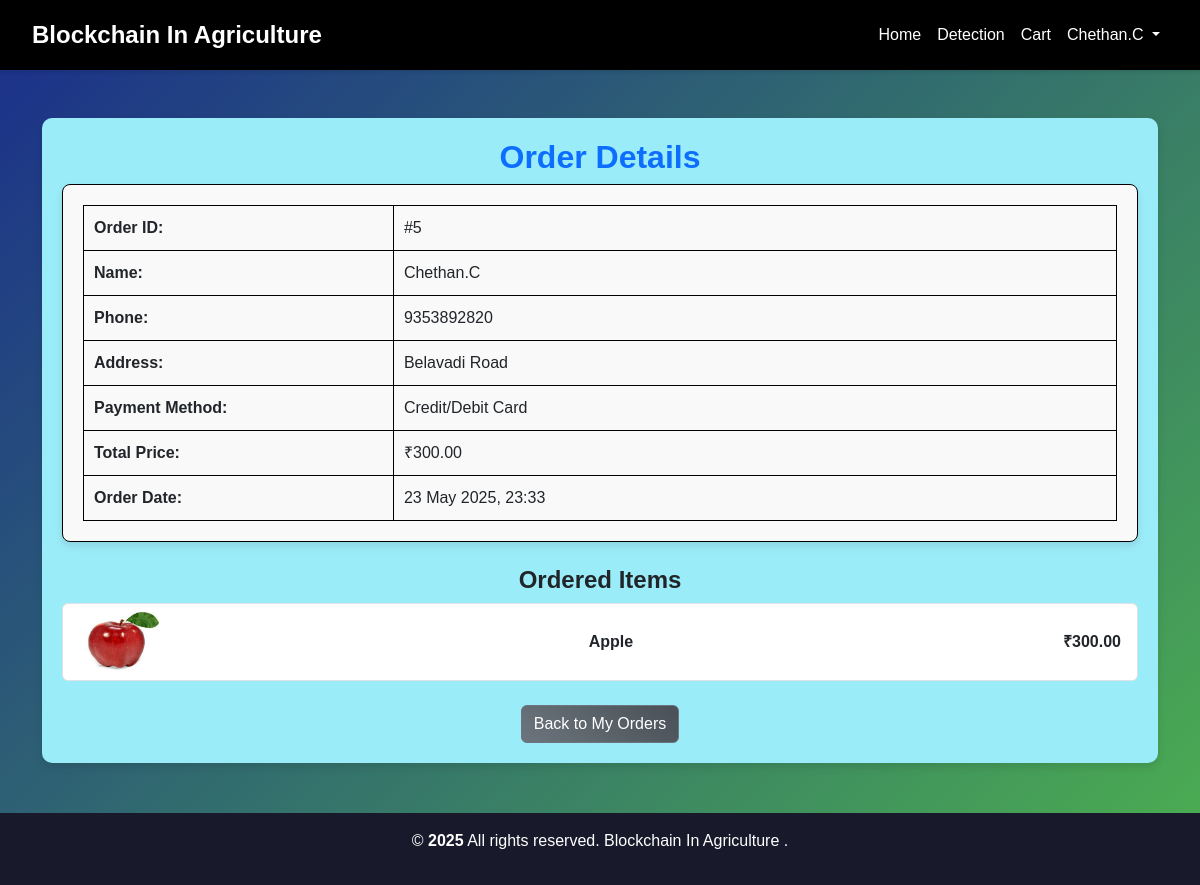
Page /myorder?order_id=5 (signed in) on the committed database.
### tables this page shows
CREATE TABLE `modern_new_orders` (
  `id` int(11) NOT NULL,
  `user_id` int(11) NOT NULL,
  `total_price` decimal(10,2) NOT NULL,
  `name` varchar(255) NOT NULL,
  `address` text NOT NULL,
  `phone` varchar(15) NOT NULL,
  `payment_method` varchar(50) NOT NULL,
  `status` varchar(50) DEFAULT 'Pending',
  `created_at` datetime DEFAULT current_timestamp()
);

CREATE TABLE `modern_new_order_items` (
  `id` int(11) NOT NULL,
  `order_id` int(11) NOT NULL,
  `product_id` int(11) NOT NULL,
  `price` decimal(10,2) NOT NULL,
  `quantity` int(11) DEFAULT 1
);

CREATE TABLE `modern_new_products` (
  `id` int(11) NOT NULL,
  `title` varchar(255) NOT NULL,
  `price` decimal(10,2) NOT NULL,
  `description` text NOT NULL,
  `image_path` varchar(255) DEFAULT NULL,
  `created_at` timestamp NOT NULL DEFAULT current_timestamp()
);

### myorder.php (the view, shortened to what this page needs)
<?php
include 'db.php';
$user_id = $_SESSION['user_id'];
if (isset($_GET['order_id'])) {
    $order_id = $_GET['order_id'];
    $order_sql = "SELECT * FROM modern_new_orders WHERE id = ? AND user_id = ?";
    $stmt = $conn->prepare($order_sql);
    $stmt->bind_param("ii", $order_id, $user_id);
    $stmt->execute();
    $order_result = $stmt->get_result();
    $order = $order_result->fetch_assoc();
    $order_items_sql = "SELECT oi.*, p.title, p.image_path
                        FROM modern_new_order_items oi
                        JOIN modern_new_products p ON oi.product_id = p.id
                        WHERE oi.order_id = ?";
    $stmt = $conn->prepare($order_items_sql);
    $stmt->bind_param("i", $order_id);
    $stmt->execute();
    $order_items_result = $stmt->get_result();
}
?>
<!DOCTYPE html>
<html lang="en">
<head>
    <link rel="stylesheet" href="https://cdn.jsdelivr.net/npm/bootstrap@5.3.0-alpha1/dist/css/bootstrap.min.css">
</head>
<body>
    <?php include 'header.php'; ?>
    <div class="container mt-5">
        <div class="order-container">
            <?php if (isset($_GET['order_id'])) : ?>
                <h2 class="text-center text-primary " style="font-weight: bold;"> Order Details</h2>
               <div class="order-card" style="padding: 20px; border: 1px solid black; border-radius: 8px; background-color: #f9f9f9; box-shadow: 0 4px 8px rgba(0, 0, 0, 0.1);">
    <table style="width: 100%; border-collapse: collapse; border: 1px solid black;">
        <tr>
            <td style="padding: 10px; font-weight: bold; width: 30%; border: 1px solid black;">Order ID:</td>
            <td style="padding: 10px; border: 1px solid black;">#<?php echo $order['id']; ?></td>
        </tr>
        <tr>
            <td style="padding: 10px; font-weight: bold; border: 1px solid black;">Name:</td>
            <td style="padding: 10px; border: 1px solid black;"><?php echo htmlspecialchars($order['name']); ?></td>
        </tr>
        <tr>
            <td style="padding: 10px; font-weight: bold; border: 1px solid black;">Phone:</td>
            <td style="padding: 10px; border: 1px solid black;"><?php echo htmlspecialchars($order['phone']); ?></td>
        </tr>
        <tr>
            <td style="padding: 10px; font-weight: bold; border: 1px solid black;">Address:</td>
            <td style="padding: 10px; border: 1px solid black;"><?php echo htmlspecialchars($order['address']); ?></td>
        </tr>
        <tr>
            <td style="padding: 10px; font-weight: bold; border: 1px solid black;">Payment Method:</td>
            <td style="padding: 10px; border: 1px solid black;"><?php echo htmlspecialchars($order['payment_method']); ?></td>
        </tr>
        <tr>
            <td style="padding: 10px; font-weight: bold; border: 1px solid black;">Total Price:</td>
            <td style="padding: 10px; border: 1px solid black;">₹<?php echo number_format($order['total_price'], 2); ?></td>
        </tr>
        <tr>
            <td style="padding: 10px; font-weight: bold; border: 1px solid black;">Order Date:</td>
            <td style="padding: 10px; border: 1px solid black;"><?php echo date("d M Y, H:i", strtotime($order['created_at'])); ?></td>
        </tr>
    </table>
</div>
                <h4 class="text-center mt-4 fw-bold">Ordered Items</h4>
                <ul class="list-group">
                    <?php while ($item = $order_items_result->fetch_assoc()) : ?>
                        <li class="list-group-item d-flex justify-content-between align-items-center fw-bold">
                            <img src="admin/<?php echo htmlspecialchars($item['image_path']); ?>" alt="<?php echo htmlspecialchars($item['title']); ?>" width="80" height="60">
                            <?php echo htmlspecialchars($item['title']); ?>
                            <span>₹<?php echo number_format($item['price'], 2); ?></span>
                        </li>
                    <?php endwhile; ?>
                </ul>
                <div class="text-center mt-4">
                    <a href="myorder" class="btn btn-secondary">Back to My Orders</a>
                </div>
            <?php endif; ?>
        </div>
    </div>
    <?php include 'footer.php'; ?>
</body>
</html>

### header.php (shortened to what this page needs)
<!DOCTYPE html>
<html lang="en">
<head>
    <link href="https://cdn.jsdelivr.net/npm/bootstrap@5.3.0-alpha1/dist/css/bootstrap.min.css" rel="stylesheet">
    <link rel="stylesheet" href="https://cdnjs.cloudflare.com/ajax/libs/font-awesome/6.5.1/css/all.min.css">
</head>
<body>
<nav class="navbar navbar-expand-lg navbar-dark fixed-top bg-dark">
    <div class="container-fluid d-flex align-items-center">
        <a class="navbar-brand" href="index">
            Blockchain In Agriculture
        </a>
        <div class="collapse navbar-collapse" id="navbarNav">
            <ul class="navbar-nav ms-auto">
                <li class="nav-item">
                    <a class="nav-link" href="index">Home</a>
                </li>
                 <li class="nav-item">
                    <a class="nav-link" href="detection">Detection</a>
                </li>
               <li class="nav-item">
                    <a class="nav-link" href="cart">Cart</a>
                </li>
                <?php if (isset($_SESSION['name'])): ?>
                    <li class="nav-item dropdown">
                        <a class="nav-link dropdown-toggle" href="#" id="userDropdown" role="button" data-bs-toggle="dropdown">
                            <?php echo $_SESSION['name']; ?>
                        </a>
                    </li>
                <?php else: ?>
                    <li class="nav-item">
                        <a class="nav-link" href="login">Login</a>
                    </li>
                <?php endif; ?>
            </ul>
        </div>
    </div>
</nav>
</body>
</html>

### footer.php (shortened to what this page needs)
<div class="footer text-center py-3">
     <p>&copy; <span id="currentYear"></span> All rights reserved. Blockchain In Agriculture
.
</div>

### myorder.php (style rules this page uses)
body { background: linear-gradient(135deg, #1a2e8b, #4CAF50); display: flex; flex-direction: column; min-height: 100vh; }
.container { flex: 1; max-width: 800px; }
.order-container { background: #9becf9 ; padding: 20px; border-radius: 10px; box-shadow: 0 4px 8px rgba(0, 0, 0, 0.1); }
.btn-secondary { background: linear-gradient(45deg, #6c757d, #495057); border: none; }
.order-card { background: #ffffff; border-radius: 10px; padding: 20px; box-shadow: 0 4px 8px rgba(0, 0, 0, 0.1); }
.list-group-item { background-color: #ffffff; border: none; }

### header.php (style rules this page uses)
body { padding-top: 70px; background-color: #f8f9fa; font-family: 'Arial', sans-serif; }
.navbar { box-shadow: 0 2px 4px rgba(0, 0, 0, 0.1); background-color: black !important; padding: 12px 20px; }
.navbar-brand { font-size: 1.5rem; font-weight: 600; color: white; text-decoration: none; }
.nav-item .nav-link { font-size: 1rem; color: white !important; border-radius: 4px; transition: background-color 0.3s ease; }
.navbar-collapse { display: flex; justify-content: center; }

### footer.php (style rules this page uses)
.footer { background-color:rgb(25, 25, 44); color: white; width: 100%; bottom: 0; left: 0; margin-top: 50px; }
#currentYear { font-weight: bold; }

### rows in the picture
modern_new_orders: id "5", name "Chethan.C", phone "9353892820", address "Belavadi Road", payment_method "Credit/Debit Card", total_price "300.00", created_at "23 May 2025, 23:33"
modern_new_order_items: product.image_path (picture), product.title "Apple", price "300.00"

### other values in the picture
$_SESSION['name'] "Chethan.C"
